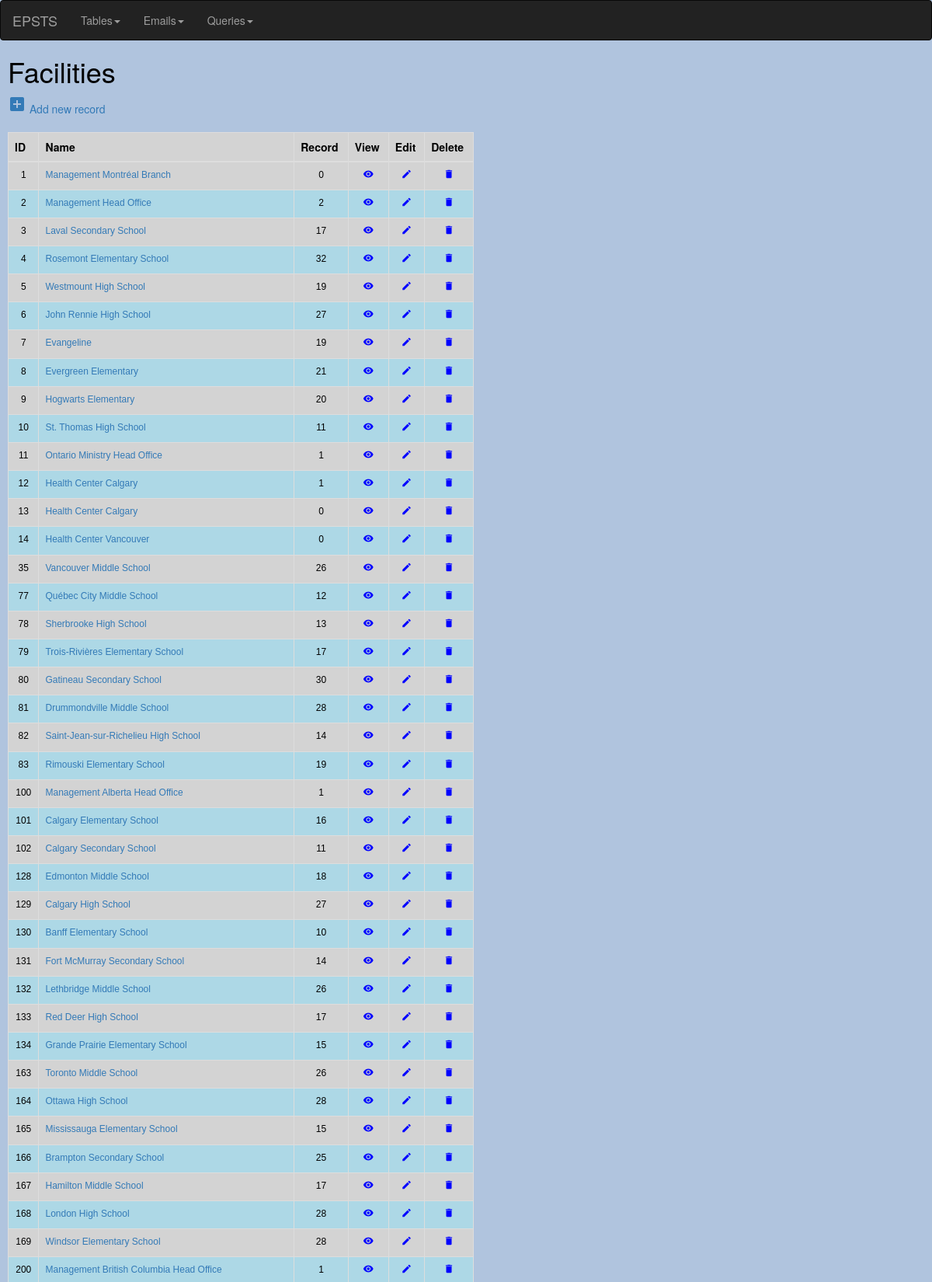
Page /main/web/facilities.php (upper part) on the committed database.
### tables this page shows
CREATE TABLE Facilities (
    facilityID int PRIMARY KEY AUTO_INCREMENT,
    ministryID int,
    name varchar(100),
    address varchar(100),
    city varchar(100),
    province char(2),
    postalCode varchar(7),
    phoneNumber varchar(14),
    web varchar(200),
    capacity int,
    isManagementHeadOffice bool DEFAULT false,
    isManagementGeneral bool DEFAULT false,
    isSchoolPrimary bool DEFAULT false,
    isSchoolMiddle bool DEFAULT false,
    isSchoolHigh bool DEFAULT false,
    FOREIGN KEY (ministryID) REFERENCES Ministries(ministryID)
);

### main/web/globals.php (the view, shortened to what this page needs)
<?php
function commonHead() {
        echo "\t<link rel='stylesheet' href='https://maxcdn.bootstrapcdn.com/bootstrap/3.4.1/css/bootstrap.min.css'>\r\n";
        echo "\t<link rel='stylesheet' href='style2.css'>\r\n";
    }
function commonNav() {
    echo "<nav class='navbar navbar-inverse'>\r\n";
    echo "\t<div class='container-fluid'>\r\n";
    echo "\t\t<div class='navbar-header'>\r\n";
    echo "\t\t\t<a class='navbar-brand' href='index.php'>EPSTS</a>\r\n";
    echo "\t\t</div>\r\n";
    echo "\t\t<ul class='nav navbar-nav'>\r\n";
    echo "\t\t\t<li class='dropdown'>\r\n";
    echo "\t\t\t\t<a class='dropdown-toggle' data-toggle='dropdown' href='tables.php'>Tables<span class='caret'></span></a>\r\n";
    echo "\t\t\t</li>\r\n";
    echo "\t\t\t<li class='dropdown'>\r\n";
    echo "\t\t\t\t<a class='dropdown-toggle' data-toggle='dropdown' href='#'>Emails<span class='caret'></span></a>\r\n";
    echo "\t\t\t</li>\r\n";
    echo "\t\t\t<li class='dropdown'>\r\n";
    echo "\t\t\t\t<a class='dropdown-toggle' data-toggle='dropdown' href='queries.php'>Queries<span class='caret'></span></a>\r\n";
    echo "\t\t\t</li>\r\n";
    echo "\t\t</ul>\r\n";
    echo "\t</div>\r\n";
    echo "</nav>\r\n";
}
function generateMasterTable($selectSQL, $consumer, $col1Index=0, $col2Index=1, $col3Index=2, $col1Name='ID', $col2Name='Name', $col3Name='Medicare',$isStudent=false, $isEmployee=false) {
    $conn = createConnection();
    try {
        $result = mysqli_query($conn, $selectSQL);
    } catch (mysqli_sql_exception $e) {
        echo "<div class='error'>MySQl returned error evaluating : " . $sql . "<br>Message: " . $e->getMessage() . "</div>";
        return;
    }
    $tables = mysqli_fetch_all($result);
    $handle_mode = "";
    echo "<a href='" . $consumer . "?id=-1&action=add" . $handle_mode . "'><i class='material-icons'>add_box</i> Add new record</a>";
    echo "<br/><br/>";
    echo "<table class='table table-bordered table-hover table-sm'>";
    echo "<thead>";
    echo "<tr><th>$col1Name</th><th>$col2Name</th>";
    if ($col3Index != -1) {
        echo "<th>$col3Name</th>";
    }
    echo "<th>View</th><th>Edit</th><th>Delete</th></tr>";
    echo "</thead>";
    echo "<tbody>";
    foreach ($tables as $table) {
        echo "<tr class='tablerow'>";
        echo "<td>" . $table[$col1Index] . "</td>";
        echo "<td style='text-align:left'><a href='" . $consumer . "?id=" . $table[$col1Index] . "&action=view" . $handle_mode . "'>" . $table[$col2Index] . "</a></td>";
        if ($col3Index != -1) {
            echo "<td>" . $table[$col3Index] . "</td>";
        }
        echo "<td><a href='" . $consumer . "?id=" . $table[$col1Index] . "&action=view" . $handle_mode . "'><i class='material-icons'>visibility</i></a></td>";
        echo "<td><a href='" . $consumer . "?id=" . $table[$col1Index] . "&action=edit" . $handle_mode . "'><i class='material-icons'>edit</i></a></td>";
        echo "<td><a href='" . $consumer . "?id=" . $table[$col1Index] . "&action=delete" . $handle_mode . "'><i class='material-icons'>delete</i></a></td>";
        echo "</tr>\r\n";
    }
    echo "</tbody>";
    echo "</table>";
}
function createConnection() {
    $conn = new mysqli($GLOBALS['servername'], $GLOBALS['username'], $GLOBALS['password'], $GLOBALS['dbname']);
    if ($conn->connect_error) {
        die("Connection failed: " . $conn->connect_error);
    } else {
        return $conn;
    }
}
?>

### main/web/style2.css (style rules this page uses)
body { background-color: lightsteelblue; color: black; }
.tablerow { color: black; font-family: Arial, Helvetica, sans-serif; font-size: 12px; font-weight: normal; }
.table { width: 600px; }
.tablerow td { text-align: center; padding: 2px; !important }
.tablerow i { color: blue; font-size:14px; text-align: center; }
tr:nth-child(even) { background-color: LightBlue; }
tr:nth-child(odd) { background-color: Lightgrey; }

### rows in the picture
facilities: facilityID "1", name "Management Montréal Branch", col3Index "0"
facilities: facilityID "2", name "Management Head Office", col3Index "2"
facilities: facilityID "3", name "Laval Secondary School", col3Index "17"
facilities: facilityID "4", name "Rosemont Elementary School", col3Index "32"
facilities: facilityID "5", name "Westmount High School", col3Index "19"
facilities: facilityID "6", name "John Rennie High School", col3Index "27"
facilities: facilityID "7", name "Evangeline", col3Index "19"
facilities: facilityID "8", name "Evergreen Elementary", col3Index "21"
facilities: facilityID "9", name "Hogwarts Elementary", col3Index "20"
facilities: facilityID "10", name "St. Thomas High School", col3Index "11"
facilities: facilityID "11", name "Ontario Ministry Head Office", col3Index "1"
facilities: facilityID "12", name "Health Center Calgary", col3Index "1"
facilities: facilityID "13", name "Health Center Calgary", col3Index "0"
facilities: facilityID "14", name "Health Center Vancouver", col3Index "0"
facilities: facilityID "35", name "Vancouver Middle School", col3Index "26"
facilities: facilityID "77", name "Québec City Middle School", col3Index "12"
facilities: facilityID "78", name "Sherbrooke High School", col3Index "13"
facilities: facilityID "79", name "Trois-Rivières Elementary School", col3Index "17"
facilities: facilityID "80", name "Gatineau Secondary School", col3Index "30"
facilities: facilityID "81", name "Drummondville Middle School", col3Index "28"
facilities: facilityID "82", name "Saint-Jean-sur-Richelieu High School", col3Index "14"
facilities: facilityID "83", name "Rimouski Elementary School", col3Index "19"
facilities: facilityID "100", name "Management Alberta Head Office", col3Index "1"
facilities: facilityID "101", name "Calgary Elementary School", col3Index "16"
facilities: facilityID "102", name "Calgary Secondary School", col3Index "11"
facilities: facilityID "128", name "Edmonton Middle School", col3Index "18"
facilities: facilityID "129", name "Calgary High School", col3Index "27"
facilities: facilityID "130", name "Banff Elementary School", col3Index "10"
facilities: facilityID "131", name "Fort McMurray Secondary School", col3Index "14"
facilities: facilityID "132", name "Lethbridge Middle School", col3Index "26"
facilities: facilityID "133", name "Red Deer High School", col3Index "17"
facilities: facilityID "134", name "Grande Prairie Elementary School", col3Index "15"
facilities: facilityID "163", name "Toronto Middle School", col3Index "26"
facilities: facilityID "164", name "Ottawa High School", col3Index "28"
facilities: facilityID "165", name "Mississauga Elementary School", col3Index "15"
facilities: facilityID "166", name "Brampton Secondary School", col3Index "25"
facilities: facilityID "167", name "Hamilton Middle School", col3Index "17"
facilities: facilityID "168", name "London High School", col3Index "28"
facilities: facilityID "169", name "Windsor Elementary School", col3Index "28"
facilities: facilityID "200", name "Management British Columbia Head Office", col3Index "1"

### other values in the picture
$col1Name "ID"
$col2Name "Name"
$col3Name "Record"
